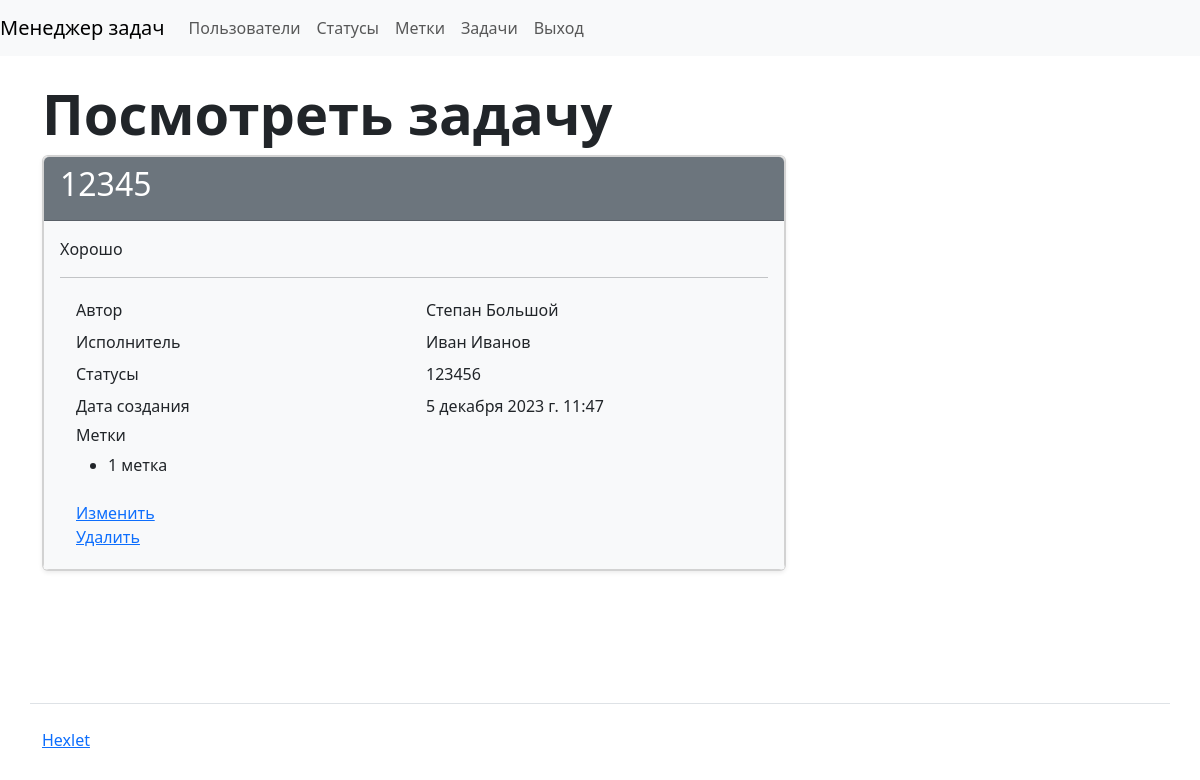
Before: /tasks/12/ (signed in) with the older database file.
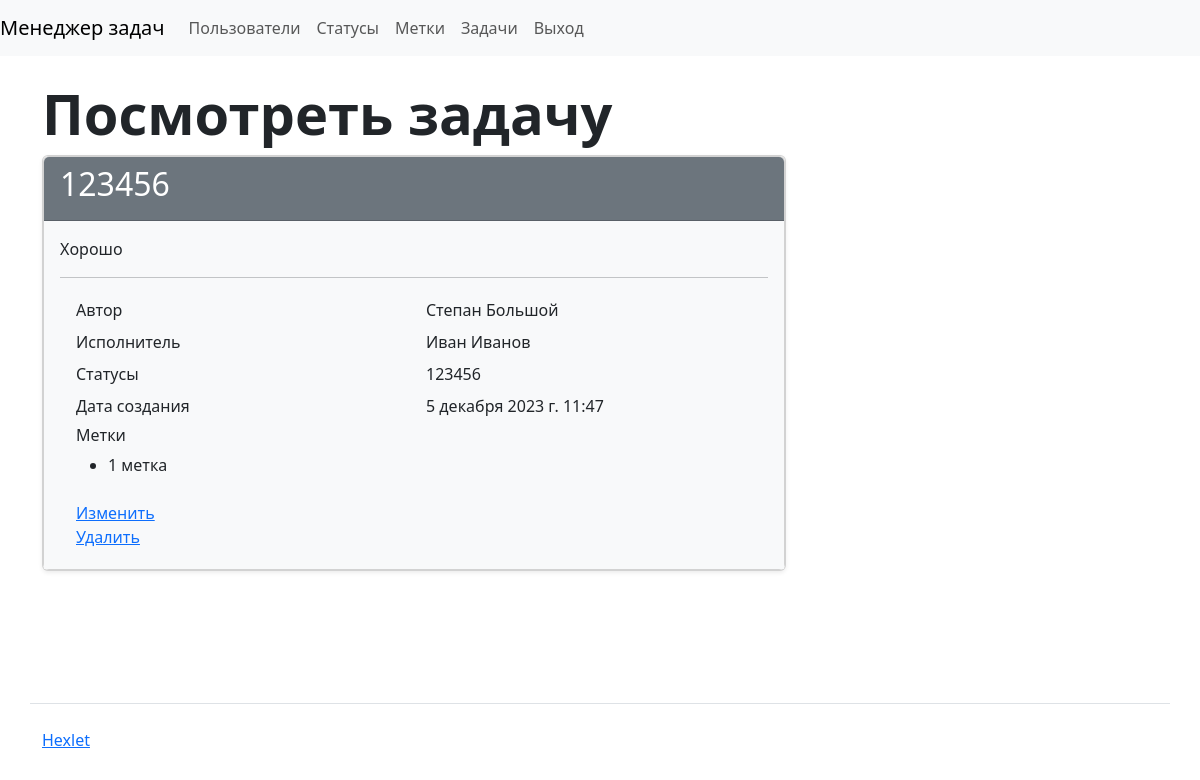
After: the same page with the newer database file.
### task_manager/tasks/models.py (models this page shows, shortened)
class Task(models.Model):
    name = models.CharField(_('Name'), max_length=255)
    description = models.TextField(_('Description'), max_length=255)
    status = models.ForeignKey(Status, on_delete=models.PROTECT,
                               verbose_name=_('status'),
                               related_name='status')
    author = models.ForeignKey(User, null=True, on_delete=models.PROTECT,
                               related_name='author')
    executor = models.ForeignKey(User, blank=True,
                                 null=True, on_delete=models.PROTECT,
                                 related_name='executor',
                                 verbose_name=_('Executor'))
    labels = models.ManyToManyField(Label, blank=True,
                                    verbose_name=_('Labels'))
    created_at = models.DateTimeField(auto_now_add=True)

### task_manager/users/models.py (models this page shows, shortened)
class User(AbstractUser):
    def __str__(self):
        return self.get_full_name()

### task_manager/statuses/models.py (models this page shows)
class Status(models.Model):
    name = models.CharField(max_length=250, unique=True)
    created_at = models.DateTimeField(auto_now_add=True)
    def __str__(self):
        return self.name

### task_manager/tasks/views.py (the view)
# urls.py: path("<int:pk>/", views.TaskDetailView.as_view(), name="tasks_detail"),
class TaskDetailView(LoginRequiredMixin, DetailView):
    model = Task
    template_name = "tasks/detail.html"
    context_object_name = 'task'

### task_manager/labels/models.py (called while the page is built)
    def __str__(self):
        return self.name

### task_manager/templates/tasks/detail.html
{% extends "base.html" %}
{% load i18n %}
{% block content %}
<h1 class="display-4 fw-bold mt-4">{% translate "View task" %}</h1>
  <div class="col-12 col-md-8">
      <div class="card shadow-sm">
        <div class="card">
          <div class="card-header bg-secondary text-white">
            <h2>{{ task.name }}</h2>
          </div>
          <div class="card-body bg-light">
            <p>{{ task.description }}</p>
            <hr>
            <div class="container">
              <div class="row p-1">
                <div class="col">{% translate "Author" %}</div>
                <div class="col">{{ task.author }}</div>
              </div>
              <div class="row p-1">
                <div class="col">{% translate "executor" %}</div>
                <div class="col">{{ task.executor }}</div>
              </div>
              <div class="row p-1">
                <div class="col">{% translate "Status" %}</div>
                <div class="col">{{ task.status }}</div>
              </div>
              <div class="row p-1">
                <div class="col">{% translate "Created at" %}</div>
                <div class="col">{{ task.created_at }}</div>
              </div>
              <div class="row p-1">
                <div class="col">
                  <h6>{% translate "labels" %}</h6>
                  <ul>
                    {% for label in task.labels.all %}
                    <li>{{ label }}</li>
                    {% endfor %}
                  </ul>
                </div>
              </div>
              <div class="row p-1">
                <div class="col">
                  <a href="{% url 'tasks_update' pk=task.id %}">{% translate "Update" %}</a>
                  <br>
                  <a href="{% url 'tasks_delete' pk=task.id %}">{% translate "Delete" %}</a>
                </div>
              </div>
            </div>
          </div>
        </div>
  </div>
</div>
{% endblock %}

Changed rows visible on the page:
changed Task "Хорошо": name "12345" → "123456"
